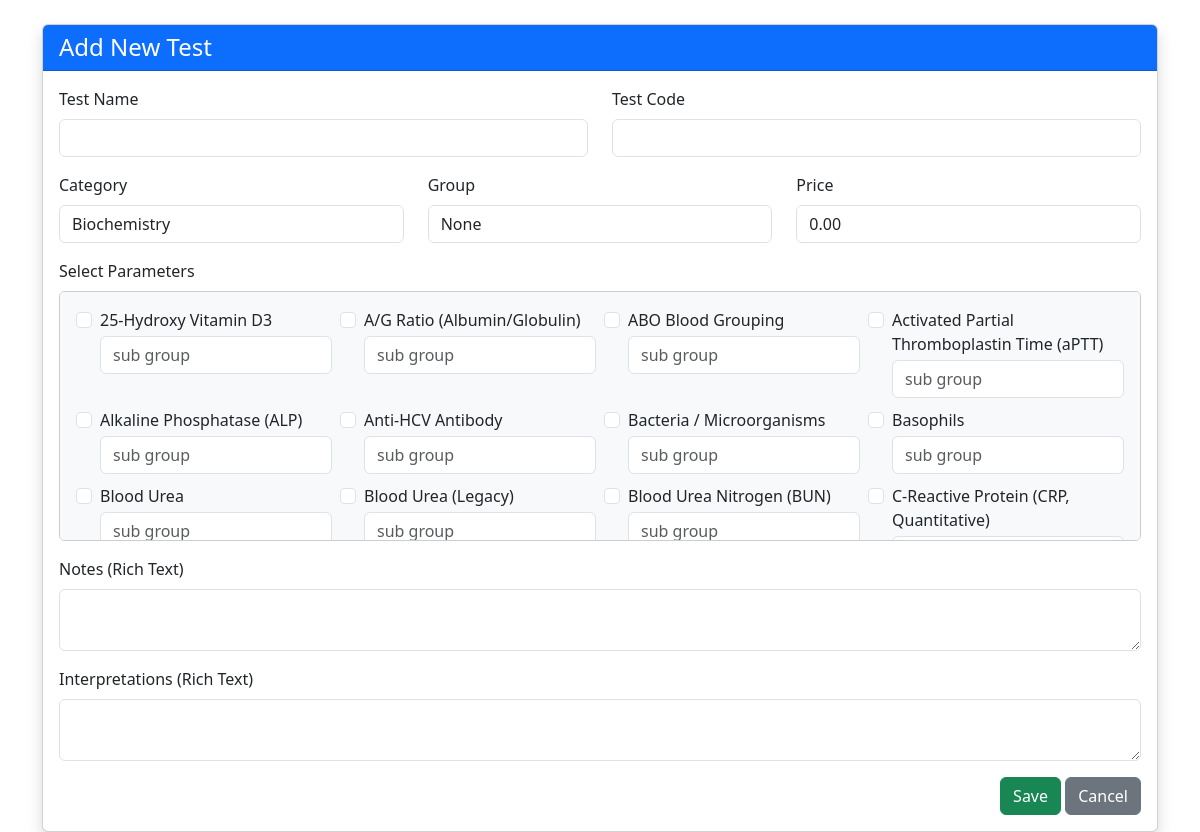
Page /base/lab_test_form_with_section_name.php (signed in) on the earlier database version.
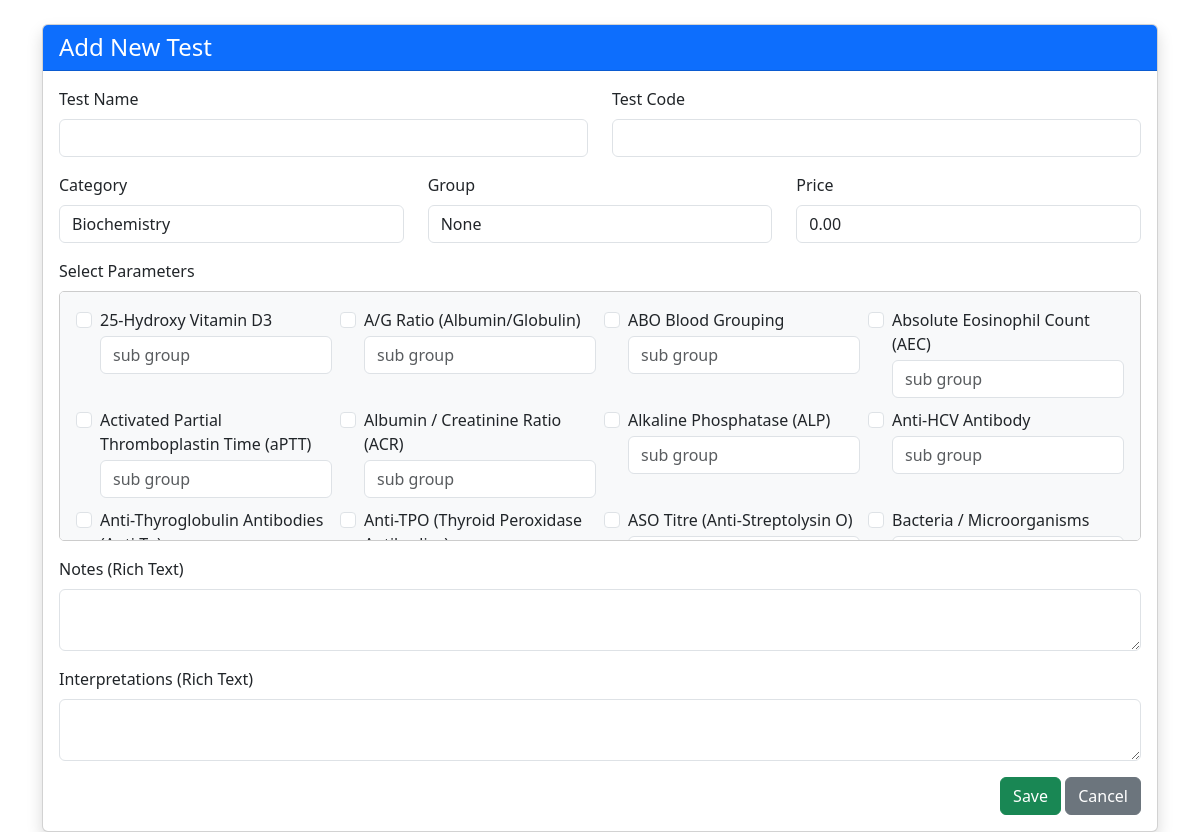
Same page on the later database version.
### tables this page shows
CREATE TABLE `test_parameters` (
  `parameter_id` int(11) NOT NULL,
  `param_name` varchar(100) NOT NULL,
  `category_id` int(11) DEFAULT NULL,
  `group_id` int(11) DEFAULT NULL,
  `unit` varchar(20) DEFAULT NULL,
  `method` varchar(100) DEFAULT NULL,
  `interpretation` text DEFAULT NULL,
  `notes` text DEFAULT NULL
);

### base/lab_test_form_with_section_name.php (the view, shortened to what this page needs)
<?php
include 'db.php';
$id = isset($_GET['id']) ? (int)$_GET['id'] : 0;
$edit = false;
$param_ids = [];
$param_orders = [];
function loadCategories($selected = null) {
    global $conn;
    $html = '';
    $res = $conn->query("SELECT * FROM test_categories");
    while ($row = $res->fetch_assoc()) {
        $sel = ($selected == $row['category_id']) ? 'selected' : '';
        $html .= "<option value='{$row['category_id']}' $sel>{$row['category_name']}</option>";
    }
    return $html;
}
?>
<!DOCTYPE html>
<html lang="en">
<head>
    <link rel="stylesheet" href="https://cdn.jsdelivr.net/npm/bootstrap@5.3.0/dist/css/bootstrap.min.css">
</head>
<body>
<div class="container mt-4">
    <div class="card shadow">
        <div class="card-header bg-primary text-white">
            <h4 class="mb-0"><?= $edit ? 'Edit Test' : 'Add New Test' ?></h4>
        </div>
        <div class="card-body">
            <form method="post" action="lab_test_save.php">
                <div class="row mb-3">
                    <div class="col-md-6">
                        <label class="form-label">Test Name</label>
                        <input type="text" name="test_name" class="form-control" value="<?= htmlspecialchars($test['test_name'] ?? '') ?>" required>
                    </div>
                    <div class="col-md-6">
                        <label class="form-label">Test Code</label>
                        <input type="text" name="test_code" class="form-control" value="<?= htmlspecialchars($test['test_code'] ?? '') ?>">
                    </div>
                </div>
                <div class="row mb-3">
                    <div class="col-md-4">
                        <label class="form-label">Category</label>
                        <select name="category_id" class="form-control" required>
                            <?= loadCategories($test['category_id'] ?? null) ?>
                        </select>
                    </div>
                    <div class="col-md-4">
                        <label class="form-label">Group</label>
                        <select name="group_id" class="form-control">
                            <option value="">None</option>
                        </select>
                    </div>
                    <div class="col-md-4">
                        <label class="form-label">Price</label>
                        <input type="number" step="0.01" name="price" class="form-control" value="<?= $test['price'] ?? '0.00' ?>">
                    </div>
                </div>
                <div class="mb-3">
                    <label class="form-label">Select Parameters</label>
                    <div class="parameter-container">
                        <div class="row row-cols-1 row-cols-sm-2 row-cols-md-4 g-2">
                            <?php
                            $res = $conn->query("SELECT parameter_id, param_name FROM test_parameters ORDER BY param_name");
                            while ($row = $res->fetch_assoc()) {
                                $pid = $row['parameter_id'];
                                $checked = in_array($pid, $param_ids) ? 'checked' : '';
                                $orderVal = $param_orders[$pid] ?? '';
                                echo "<div class='col'>
        <div class='form-check'>
            <input class='form-check-input param-checkbox' type='checkbox' data-param-id='{$pid}' id='param{$pid}' $checked>
            <label class='form-check-label' for='param{$pid}'>{$row['param_name']}</label>
            <input type='hidden' name='param_order[{$pid}]' value='{$orderVal}' class='param-order' id='order{$pid}'>";
if ($checked) {
    $stmt_sec = $conn->prepare("SELECT section_name FROM lab_test_parameters WHERE test_id = ? AND parameter_id = ?");
    $stmt_sec->bind_param("ii", $id, $pid);
    $stmt_sec->execute();
    $stmt_sec->bind_result($section_name);
    $stmt_sec->fetch();
    $stmt_sec->close();
} else {
    $section_name = '';
}
echo "<input type='text' name='section_name[{$pid}]' value=\"".htmlspecialchars($section_name)."\" placeholder='sub group' class='form-control mt-1'>";
echo "</div></div>";
                            }
                            ?>
                        </div>
                    </div>
                </div>
                <div class="mb-3">
                    <label class="form-label">Notes (Rich Text)</label>
                    <textarea name="notes" id="notes" class="form-control"><?= htmlspecialchars($test['notes'] ?? '') ?></textarea>
                </div>
                <div class="mb-3">
                    <label class="form-label">Interpretations (Rich Text)</label>
                    <textarea name="interpretations" id="interpretations" class="form-control"><?= htmlspecialchars($test['interpretations'] ?? '') ?></textarea>
                </div>
                <div class="text-end">
                    <button type="submit" class="btn btn-success">Save</button>
                    <a href="lab_test_list.php" class="btn btn-secondary">Cancel</a>
                </div>
            </form>
        </div>
    </div>
</div>
</body>
</html>

### base/lab_test_form_with_section_name.php (style rules this page uses)
.parameter-container { border: 1px solid #ccc; padding: 1rem; max-height: 250px; overflow-y: scroll; background: #f8f9fa; border-radius: 5px; }

Differences in the rows shown:
no longer on this page (row unchanged): test_parameters: param_name "Basophils"
no longer on this page (row unchanged): test_parameters: param_name "Blood Urea"
removed test_parameters: param_name "Blood Urea (Legacy)"
no longer on this page (row unchanged): test_parameters: param_name "Blood Urea Nitrogen (BUN)"
no longer on this page (row edited): test_parameters: param_name "C-Reactive Protein (CRP, Quantitative)"
added test_parameters: param_name "Absolute Eosinophil Count (AEC)"
added test_parameters: param_name "Albumin / Creatinine Ratio (ACR)"
added test_parameters: param_name "Anti-Thyroglobulin Antibodies…"
added test_parameters: param_name "Anti-TPO (Thyroid Peroxidase…"
added test_parameters: param_name "ASO Titre (Anti-Streptolysin O)"
